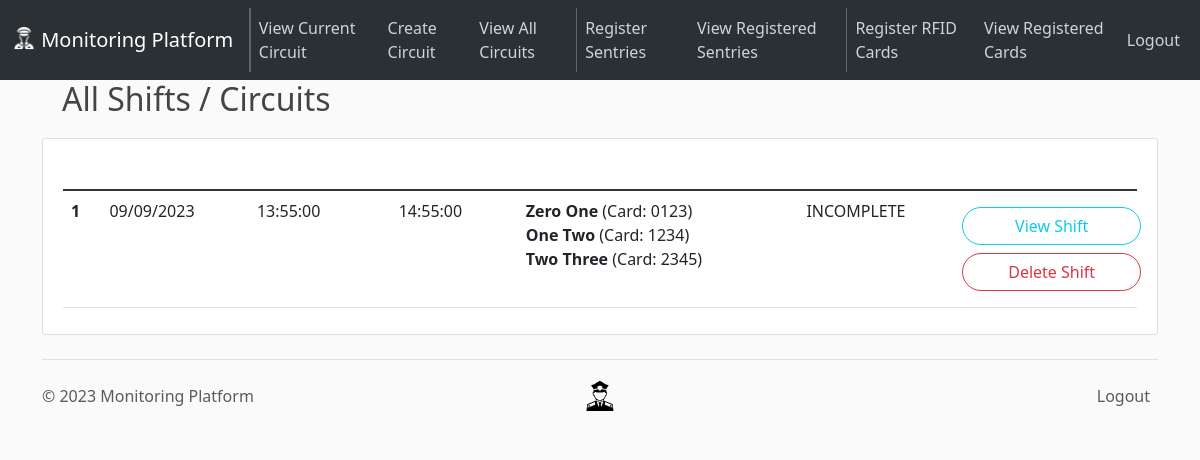
The app's page /circuit/logs (signed in), older data.
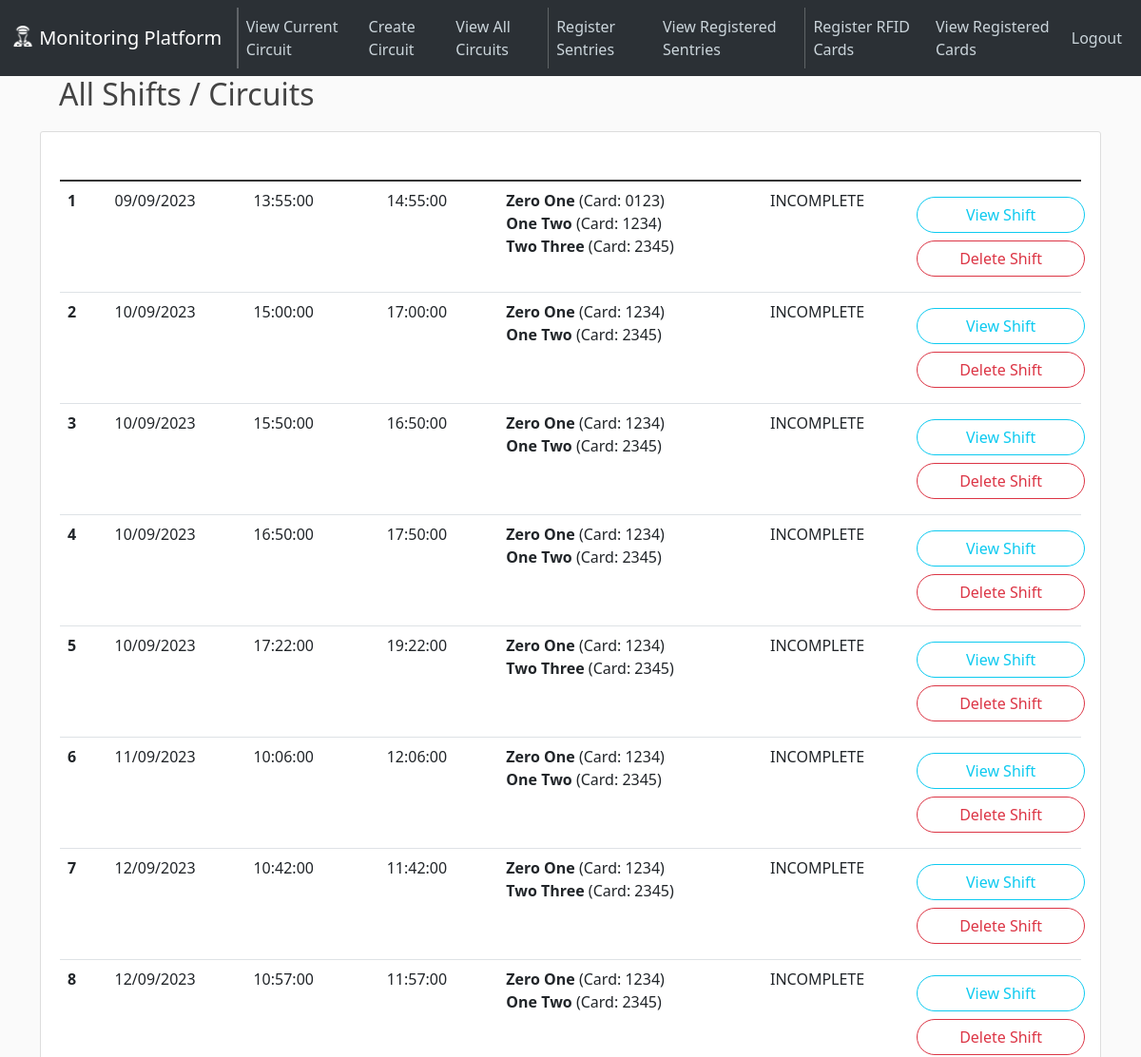
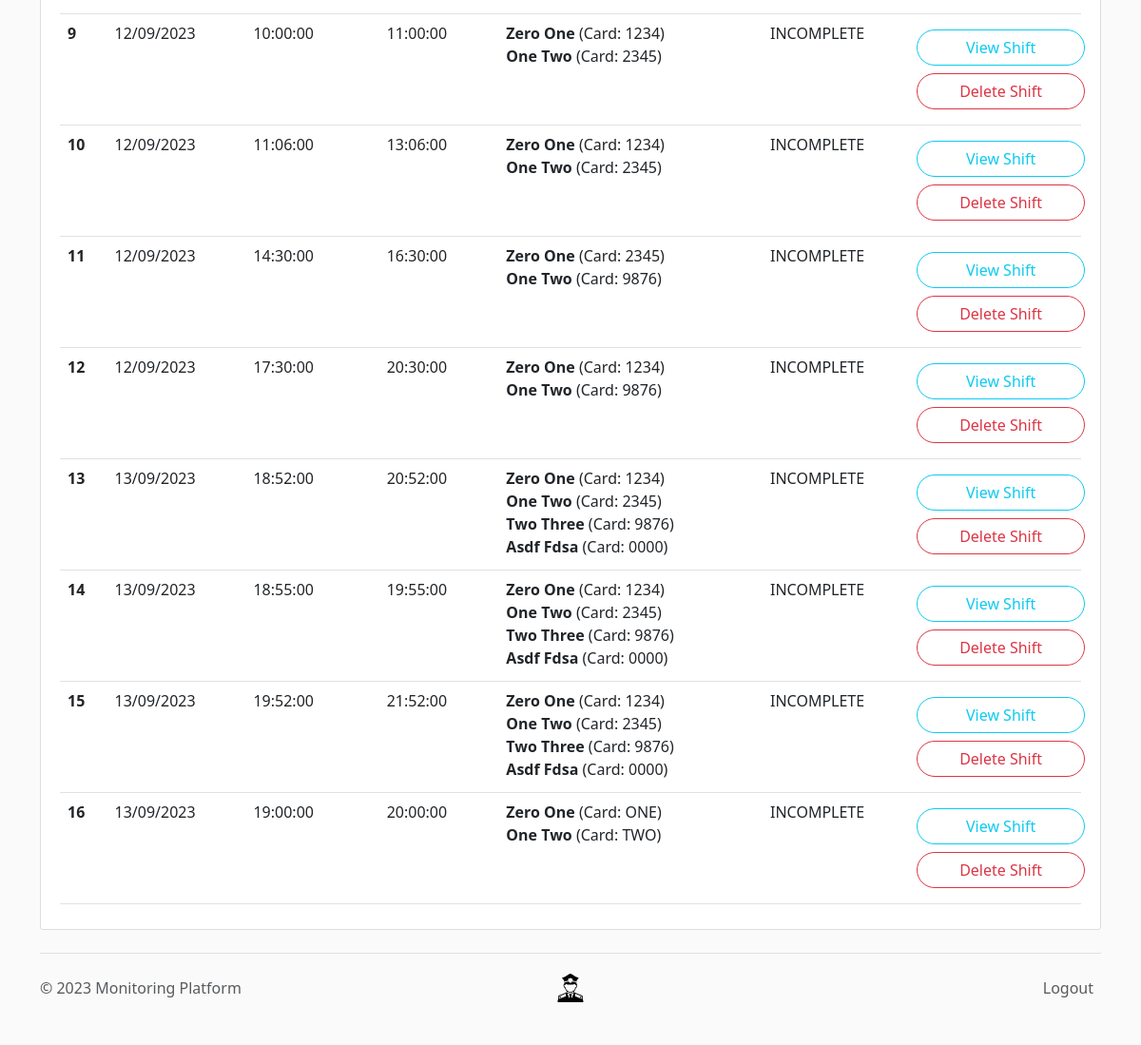
The same page, newer data (2 pictures, top to bottom).
### app/models.py (models this page shows, shortened)
class Shift(db.Model):
    __tablename__ = "shifts"
    id = Column(Integer, primary_key=True, autoincrement=True)
    shift_start = Column(Integer, nullable=False, unique=True)
    shift_end = Column(Integer, nullable=False)
    _sentries_on_duty = Column(Text, nullable=False)
    _circuit = Column(Text, nullable=False)
    _path_freqs = Column(Text, nullable=False)
    _alarms = Column(Text, nullable=False, default="[]")
    completed = Column(Boolean, nullable=False, default=False)
    @property
    def sentries(self):
        return literal_eval(self._sentries_on_duty)
    @property
    def circuit(self):
        return literal_eval(self._circuit)
    @property
    def path_freqs(self):
        return literal_eval(self._path_freqs)
    @property
    def alarms(self):
        return literal_eval(self._alarms)

### app/routes.py (the view)
@app.route("/circuit/logs")
@login_required  # ensures that supervisor is logged in to access
def view_all_circuits():
    shifts = Shift.query.all()
    return render_template("view-all-circuits.html", circuits=shifts)

### app/models.py (called while the page is built)
@login_manager.user_loader
def load_supervisor(supervisor_id):
    return Supervisor.query.get(int(supervisor_id))

### app/routes.py (called while the page is built)
@app.template_filter("readable")
def derive_date_time(epoch: int):
    return datetime.fromtimestamp(epoch).strftime("%d/%m/%Y, %H:%M:%S")

@app.template_filter("readable_day")
def derive_date(epoch: int):
    return datetime.fromtimestamp(epoch).strftime("%d/%m/%Y")

@app.template_filter("readable_time")
def derive_time(epoch: int):
    return datetime.fromtimestamp(epoch).strftime("%H:%M:%S")

### app/templates/view-all-circuits.html (shortened to what this page needs)
{% extends 'layout.html' %}{% block content %}
<h2>All Shifts / Circuits</h2>
<article class="media content-section">
  <div class="media-body">
    <table class="table">
      <thead class="bg-steel">
        <tr>
          <th scope="col" style="color: white">#</th>
          <th scope="col" style="color: white">Day</th>
          <th scope="col" style="color: white">Shift Start</th>
          <th scope="col" style="color: white">Shift End</th>
          <th scope="col" style="color: white">Sentries On Duty</th>
          <th scope="col" style="color: white">Status</th>
          <th scope="col" style="color: white">Shift Actions</th>
        </tr>
      </thead>
      <tbody class="table-group-divider">
        {% for circuit in circuits %}
        <tr>
          <th scope="row">{{ loop.index }}</th>
          <td>{{ circuit.shift_start|readable_day }}</td>
          <td>{{ circuit.shift_start|readable_time }}</td>
          <td>{{ circuit.shift_end|readable_time }}</td>
          <td>
            {% for sentry in circuit.sentries %}
            <strong>{{ sentry[0] }}</strong> (Card: {{ sentry[1].upper() }})
            <br />{% endfor %}
          </td>
          {% if completed %}
          <td>COMPLETE</td>
          {% else %}
          <td>INCOMPLETE</td>
          {% endif %}
          <td class="align-middle">
            <div class="row my-2">
              <a
                class="btn btn-outline-info rounded-pill"
                href="{{ url_for('view_one_circuit', shift_id=circuit.id) }}"
                >View Shift</a
              >
            </div>
            <div class="row my-2">
              <button
                type="button"
                class="btn btn-outline-danger rounded-pill"
                data-bs-toggle="modal"
                data-bs-target="#delete-shift-{{ circuit.id }}"
              >
                Delete Shift
              </button>
            </div>
          </td>
        </tr>
        {% endfor %}
      </tbody>
    </table>
  </div>
</article>
{% endblock content %}

### app/templates/layout.html (shortened to what this page needs)
<!DOCTYPE html>
<html lang="en">
  <head>
    <link
      href="https://cdn.jsdelivr.net/npm/bootstrap@5.3.0-alpha3/dist/css/bootstrap.min.css"
      rel="stylesheet"
    />
    <link
      rel="stylesheet"
      type="text/css"
      href="{{ url_for('static', filename='main.css') }}"
    />
  </head>
  <body>
    {% include 'nav.html' %}
    <main role="main" class="container">
       {% block content %}{% endblock content %}
    </main>
    {% include 'footer.html' %}
  </body>
</html>

### app/templates/nav.html (shortened to what this page needs)
<header class="site-header">
  <nav
    class="navbar fixed-top navbar-expand-lg bg-body-tertiary"
    data-bs-theme="dark"
  >
    <div class="container-fluid">
      <a class="navbar-brand" href="{{ url_for('home') }}">
        <img
          src="{{ url_for('static', filename='nav-guard.png') }}"
          alt="Logo"
          width="24"
          height="24"
          class="d-inline-block align-text-top"
        />
        Monitoring Platform
      </a>
      <div class="collapse navbar-collapse" id="navbarSupportedContent">
        <ul class="navbar-nav me-auto mb-2 mb-lg-0">
          <li class="nav-item">
            <a
              class="nav-link active"
              aria-current="page"
              href="{{ url_for('view_current_route') }}"
              >View Current Circuit</a
            >
          </li>
          <li class="nav-item">
            <a
              class="nav-link active"
              aria-current="page"
              href="{{ url_for('create_route') }}"
              >Create Circuit</a
            >
          </li>
          <li class="nav-item">
            <a class="nav-link" href="{{ url_for('view_all_circuits') }}"
              >View All Circuits</a
            >
          </li>
          <li class="nav-item">
            <a class="nav-link" href="{{ url_for('register_sentry') }}"
              >Register Sentries</a
            >
          </li>
          <li class="nav-item">
            <a class="nav-link" href="{{ url_for('view_all_sentries') }}"
              >View Registered Sentries</a
            >
          </li>
          <li class="nav-item">
            <a class="nav-link" href="{{ url_for('register_card') }}"
              >Register RFID Cards</a
            >
          </li>
          <li class="nav-item">
            <a class="nav-link" href="{{ url_for('view_all_cards') }}"
              >View Registered Cards</a
            >
          </li>
        </ul>
        <div class="navbar-nav">
          {% if current_user.is_authenticated %}
          <a class="nav-item nav-link" href="{{ url_for('logout') }}">Logout</a>
          {% else %}
          <a class="nav-item nav-link" href="#login-form">Login</a>
        </div>
        {% endif %}
      </div>
    </div>
  </nav>
</header>

### app/templates/footer.html (shortened to what this page needs)
<div class="container">
  <footer
    class="footer d-flex flex-wrap justify-content-between align-items-center py-3 my-4 border-top"
  >
    <p class="col-md-4 mb-0 text-body-secondary">
      &copy; 2023 Monitoring Platform
    </p>
    <a
      href="/"
      class="col-md-4 d-flex align-items-center justify-content-center mb-3 mb-md-0 me-md-auto link-body-emphasis text-decoration-none"
    >
      <img
        src="{{ url_for('static', filename='guard.svg') }}"
        alt="Logo"
        width="30"
        height="30"
        class="d-inline-block align-text-top"
      />
    </a>
    {% if current_user.is_authenticated %}
    <ul class="nav col-md-4 justify-content-end">
      <li class="nav-item">
        <a
          href="{{ url_for('logout') }}"
          class="nav-link px-2 text-body-secondary"
          >Logout</a
        >
      </li>
    </ul>
    {% endif %}
  </footer>
</div>

### app/static/main.css (style rules this page uses)
body { background: #fafafa; color: #333333; margin-top: 5rem; }
h1, h2, h3, h4, h5, h6 { color: #444444; margin: 20px; }
.bg-steel { background-color: #5f788a; }
.site-header .navbar-nav .nav-link { color: #cbd5db; }
.site-header .navbar-nav .nav-link.active { font-weight: 500; }
.content-section { background: #ffffff; padding: 10px 20px; border: 1px solid #dddddd; border-radius: 3px; margin-bottom: 20px; }

Row changes from the older to the newer data that the page shows:
added Shift: shift_start|readable_day "10/09/2023", shift_start|readable_time "15:00:00", shift_end|readable_time "17:00:00", sentry "Zero One" "One Two", sentry "1234" "2345"
added Shift: shift_start|readable_day "10/09/2023", shift_start|readable_time "15:50:00", shift_end|readable_time "16:50:00", sentry "Zero One" "One Two", sentry "1234" "2345"
added Shift: shift_start|readable_day "10/09/2023", shift_start|readable_time "16:50:00", shift_end|readable_time "17:50:00", sentry "Zero One" "One Two", sentry "1234" "2345"
added Shift: shift_start|readable_day "10/09/2023", shift_start|readable_time "17:22:00", shift_end|readable_time "19:22:00", sentry "Zero One" "Two Three", sentry "1234" "2345"
added Shift: shift_start|readable_day "11/09/2023", shift_start|readable_time "10:06:00", shift_end|readable_time "12:06:00", sentry "Zero One" "One Two", sentry "1234" "2345"
added Shift: shift_start|readable_day "12/09/2023", shift_start|readable_time "10:42:00", shift_end|readable_time "11:42:00", sentry "Zero One" "Two Three", sentry "1234" "2345"
added Shift: shift_start|readable_day "12/09/2023", shift_start|readable_time "10:57:00", shift_end|readable_time "11:57:00", sentry "Zero One" "One Two", sentry "1234" "2345"
added Shift: shift_start|readable_day "12/09/2023", shift_start|readable_time "10:00:00", shift_end|readable_time "11:00:00", sentry "Zero One" "One Two", sentry "1234" "2345"
added Shift: shift_start|readable_day "12/09/2023", shift_start|readable_time "11:06:00", shift_end|readable_time "13:06:00", sentry "Zero One" "One Two", sentry "1234" "2345"
added Shift: shift_start|readable_day "12/09/2023", shift_start|readable_time "14:30:00", shift_end|readable_time "16:30:00", sentry "Zero One" "One Two", sentry "2345" "9876"
added Shift: shift_start|readable_day "12/09/2023", shift_start|readable_time "17:30:00", shift_end|readable_time "20:30:00", sentry "Zero One" "One Two", sentry "1234" "9876"
added Shift: shift_start|readable_day "13/09/2023", shift_start|readable_time "18:52:00", shift_end|readable_time "20:52:00", sentry "Zero One" "One Two" "Two Three" "Asdf Fdsa", sentry "1234" "2345" "9876" "0000"
added Shift: shift_start|readable_day "13/09/2023", shift_start|readable_time "18:55:00", shift_end|readable_time "19:55:00", sentry "Zero One" "One Two" "Two Three" "Asdf Fdsa", sentry "1234" "2345" "9876" "0000"
added Shift: shift_start|readable_day "13/09/2023", shift_start|readable_time "19:52:00", shift_end|readable_time "21:52:00", sentry "Zero One" "One Two" "Two Three" "Asdf Fdsa", sentry "1234" "2345" "9876" "0000"
added Shift: shift_start|readable_day "13/09/2023", shift_start|readable_time "19:00:00", shift_end|readable_time "20:00:00", sentry "Zero One" "One Two", sentry "ONE" "TWO"
